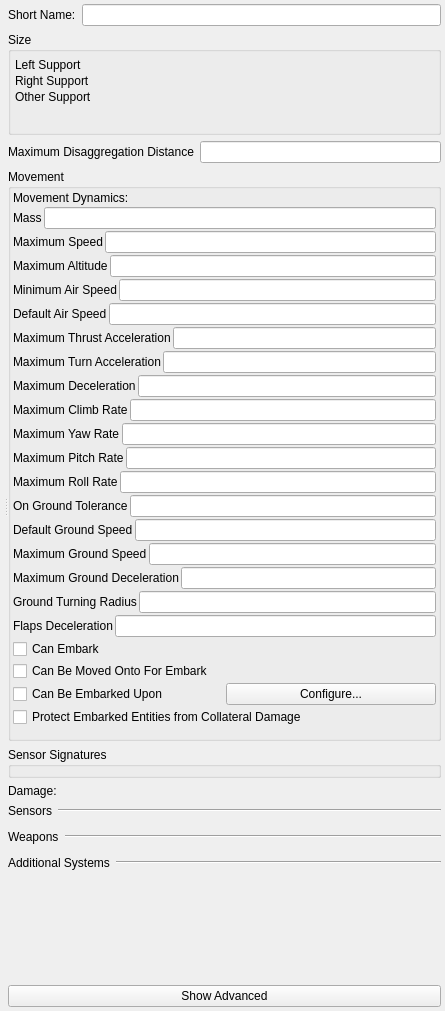
<?xml version="1.0" encoding="UTF-8"?>
<ui version="4.0">
 <class>Form</class>
 <widget class="QWidget" name="Form">
  <property name="geometry">
   <rect>
    <x>0</x>
    <y>0</y>
    <width>445</width>
    <height>1011</height>
   </rect>
  </property>
  <property name="windowTitle">
   <string>Form</string>
  </property>
  <layout class="QVBoxLayout" name="verticalLayout_9">
   <property name="leftMargin">
    <number>4</number>
   </property>
   <property name="topMargin">
    <number>4</number>
   </property>
   <property name="rightMargin">
    <number>4</number>
   </property>
   <property name="bottomMargin">
    <number>4</number>
   </property>
   <item>
    <widget class="QSplitter" name="splitter">
     <property name="orientation">
      <enum>Qt::Horizontal</enum>
     </property>
     <widget class="QWidget" name="layoutWidget">
      <layout class="QVBoxLayout" name="verticalLayout_8">
       <property name="leftMargin">
        <number>0</number>
       </property>
       <property name="topMargin">
        <number>0</number>
       </property>
       <property name="rightMargin">
        <number>0</number>
       </property>
       <property name="bottomMargin">
        <number>0</number>
       </property>
       <item>
        <widget class="QWidget" name="myGeneralCanvas" native="true">
         <property name="sizePolicy">
          <sizepolicy hsizetype="MinimumExpanding" vsizetype="Fixed">
           <horstretch>0</horstretch>
           <verstretch>0</verstretch>
          </sizepolicy>
         </property>
         <property name="element_type" stdset="0">
          <string notr="true">general_canvas</string>
         </property>
        </widget>
       </item>
       <item>
        <widget class="QWidget" name="myDisplayWidget" native="true">
         <property name="element_type" stdset="0">
          <string notr="true">display_widget_canvas</string>
         </property>
        </widget>
       </item>
      </layout>
     </widget>
     <widget class="QWidget" name="layoutWidget">
      <layout class="QVBoxLayout" name="verticalLayout_7">
       <item>
        <layout class="QHBoxLayout" name="horizontalLayout">
         <item>
          <widget class="QLabel" name="short_name_label">
           <property name="text">
            <string>Short Name:</string>
           </property>
          </widget>
         </item>
         <item>
          <widget class="QLineEdit" name="short_name"/>
         </item>
        </layout>
       </item>
       <item>
        <widget class="QGroupBox" name="boundingVolumeGroupBox">
         <property name="title">
          <string>Size</string>
         </property>
         <layout class="QGridLayout" name="gridLayout_2">
          <property name="sizeConstraint">
           <enum>QLayout::SetNoConstraint</enum>
          </property>
          <property name="leftMargin">
           <number>4</number>
          </property>
          <property name="topMargin">
           <number>4</number>
          </property>
          <property name="rightMargin">
           <number>4</number>
          </property>
          <property name="bottomMargin">
           <number>4</number>
          </property>
          <property name="spacing">
           <number>2</number>
          </property>
          <item row="1" column="0" colspan="2">
           <widget class="QWidget" name="bounding_volume" native="true">
            <property name="minimumSize">
             <size>
              <width>0</width>
              <height>0</height>
             </size>
            </property>
           </widget>
          </item>
          <item row="2" column="0">
           <widget class="QLabel" name="left_support_label">
            <property name="sizePolicy">
             <sizepolicy hsizetype="Minimum" vsizetype="Minimum">
              <horstretch>0</horstretch>
              <verstretch>0</verstretch>
             </sizepolicy>
            </property>
            <property name="text">
             <string>Left Support</string>
            </property>
           </widget>
          </item>
          <item row="2" column="1">
           <widget class="QWidget" name="left_support" native="true">
            <property name="sizePolicy">
             <sizepolicy hsizetype="MinimumExpanding" vsizetype="Minimum">
              <horstretch>0</horstretch>
              <verstretch>0</verstretch>
             </sizepolicy>
            </property>
            <property name="element_type" stdset="0">
             <string notr="true">vector-parameter-data</string>
            </property>
            <property name="single_row" stdset="0">
             <bool>true</bool>
            </property>
            <property name="default_value" stdset="0">
             <string>1,-1,0</string>
            </property>
           </widget>
          </item>
          <item row="3" column="0">
           <widget class="QLabel" name="right_support_label">
            <property name="sizePolicy">
             <sizepolicy hsizetype="Minimum" vsizetype="Minimum">
              <horstretch>0</horstretch>
              <verstretch>0</verstretch>
             </sizepolicy>
            </property>
            <property name="text">
             <string>Right Support</string>
            </property>
           </widget>
          </item>
          <item row="3" column="1">
           <widget class="QWidget" name="right_support" native="true">
            <property name="sizePolicy">
             <sizepolicy hsizetype="MinimumExpanding" vsizetype="Minimum">
              <horstretch>0</horstretch>
              <verstretch>0</verstretch>
             </sizepolicy>
            </property>
            <property name="element_type" stdset="0">
             <string notr="true">vector-parameter-data</string>
            </property>
            <property name="single_row" stdset="0">
             <bool>true</bool>
            </property>
            <property name="default_value" stdset="0">
             <string>1,1,0</string>
            </property>
           </widget>
          </item>
          <item row="4" column="0">
           <widget class="QLabel" name="other_support_label">
            <property name="sizePolicy">
             <sizepolicy hsizetype="Minimum" vsizetype="Minimum">
              <horstretch>0</horstretch>
              <verstretch>0</verstretch>
             </sizepolicy>
            </property>
            <property name="text">
             <string>Other Support</string>
            </property>
           </widget>
          </item>
          <item row="4" column="1">
           <widget class="QWidget" name="other_support" native="true">
            <property name="sizePolicy">
             <sizepolicy hsizetype="MinimumExpanding" vsizetype="Minimum">
              <horstretch>0</horstretch>
              <verstretch>0</verstretch>
             </sizepolicy>
            </property>
            <property name="element_type" stdset="0">
             <string notr="true">vector-parameter-data</string>
            </property>
            <property name="single_row" stdset="0">
             <bool>true</bool>
            </property>
            <property name="default_value" stdset="0">
             <string>-1,0,0</string>
            </property>
           </widget>
          </item>
          <item row="5" column="0" colspan="2">
           <widget class="QWidget" name="bv_and_sv_calcs" native="true">
            <property name="sizePolicy">
             <sizepolicy hsizetype="MinimumExpanding" vsizetype="MinimumExpanding">
              <horstretch>0</horstretch>
              <verstretch>0</verstretch>
             </sizepolicy>
            </property>
            <property name="minimumSize">
             <size>
              <width>0</width>
              <height>0</height>
             </size>
            </property>
            <property name="calculate_bounding_volume" stdset="0">
             <bool>true</bool>
            </property>
            <property name="calculate_support_points" stdset="0">
             <bool>true</bool>
            </property>
            <property name="element_type" stdset="0">
             <string notr="true">bv_sp_calc_widget</string>
            </property>
           </widget>
          </item>
         </layout>
        </widget>
       </item>
       <item>
        <layout class="QHBoxLayout" name="horizontalLayout_2">
         <item>
          <widget class="QLabel" name="disaggregation_range_label">
           <property name="text">
            <string>Maximum Disaggregation Distance</string>
           </property>
          </widget>
         </item>
         <item>
          <widget class="QLineEdit" name="disaggregation_range">
           <property name="display-units" stdset="0">
            <string notr="true">meters</string>
           </property>
           <property name="source-units" stdset="0">
            <string notr="true">meters</string>
           </property>
           <property name="hide_by_default" stdset="0">
            <bool>false</bool>
           </property>
          </widget>
         </item>
        </layout>
       </item>
       <item>
        <widget class="QGroupBox" name="movementGroupBox">
         <property name="title">
          <string>Movement</string>
         </property>
         <layout class="QVBoxLayout" name="verticalLayout">
          <property name="spacing">
           <number>2</number>
          </property>
          <property name="leftMargin">
           <number>2</number>
          </property>
          <property name="topMargin">
           <number>2</number>
          </property>
          <property name="rightMargin">
           <number>2</number>
          </property>
          <item>
           <layout class="QHBoxLayout" name="horizontalLayout_7">
            <item>
             <widget class="QLabel" name="movement_system_label">
              <property name="text">
               <string>Movement Dynamics:</string>
              </property>
             </widget>
            </item>
            <item>
             <widget class="QWidget" name="movement_system" native="true">
              <property name="category" stdset="0">
               <string notr="true">movement</string>
              </property>
              <property name="none-selected-text" stdset="0">
               <string>Immobile</string>
              </property>
              <property name="element_type" stdset="0">
               <string notr="true">single_system_selector</string>
              </property>
             </widget>
            </item>
           </layout>
          </item>
          <item>
           <layout class="QHBoxLayout" name="horizontalLayout_3">
            <item>
             <widget class="QLabel" name="mass_label">
              <property name="text">
               <string>Mass</string>
              </property>
             </widget>
            </item>
            <item>
             <widget class="QLineEdit" name="mass">
              <property name="source-units" stdset="0">
               <string notr="true">kilograms</string>
              </property>
              <property name="display-units" stdset="0">
               <string notr="true">kilograms</string>
              </property>
             </widget>
            </item>
           </layout>
          </item>
          <item>
           <layout class="QHBoxLayout" name="horizontalLayout_4">
            <item>
             <widget class="QLabel" name="max_speed_label">
              <property name="text">
               <string>Maximum Speed</string>
              </property>
             </widget>
            </item>
            <item>
             <widget class="QLineEdit" name="max_speed">
              <property name="source-units" stdset="0">
               <string notr="true">meters-per-second</string>
              </property>
              <property name="display-units" stdset="0">
               <string notr="true">kilometers-per-hour</string>
              </property>
             </widget>
            </item>
           </layout>
          </item>
          <item>
           <layout class="QHBoxLayout" name="horizontalLayout_5">
            <item>
             <widget class="QLabel" name="max_altitude_label">
              <property name="text">
               <string>Maximum Altitude</string>
              </property>
             </widget>
            </item>
            <item>
             <widget class="QLineEdit" name="max_altitude">
              <property name="source-units" stdset="0">
               <string notr="true">meters</string>
              </property>
              <property name="display-units" stdset="0">
               <string notr="true">meters</string>
              </property>
             </widget>
            </item>
           </layout>
          </item>
          <item>
           <layout class="QHBoxLayout" name="horizontalLayout_13">
            <item>
             <widget class="QLabel" name="min_speed_label">
              <property name="text">
               <string>Minimum Air Speed</string>
              </property>
             </widget>
            </item>
            <item>
             <widget class="QLineEdit" name="min_speed">
              <property name="source-units" stdset="0">
               <string notr="true">meters-per-second</string>
              </property>
              <property name="display-units" stdset="0">
               <string notr="true">kilometers-per-hour</string>
              </property>
             </widget>
            </item>
           </layout>
          </item>
          <item>
           <layout class="QHBoxLayout" name="horizontalLayout_14">
            <item>
             <widget class="QLabel" name="ordered_speed_label">
              <property name="text">
               <string>Default Air Speed</string>
              </property>
             </widget>
            </item>
            <item>
             <widget class="QLineEdit" name="ordered_speed">
              <property name="source-units" stdset="0">
               <string notr="true">meters-per-second</string>
              </property>
              <property name="display-units" stdset="0">
               <string notr="true">kilometers-per-hour</string>
              </property>
             </widget>
            </item>
           </layout>
          </item>
          <item>
           <layout class="QHBoxLayout" name="horizontalLayout_15">
            <item>
             <widget class="QLabel" name="max_acceleration_label">
              <property name="text">
               <string>Maximum Thrust Acceleration</string>
              </property>
             </widget>
            </item>
            <item>
             <widget class="QLineEdit" name="max_acceleration">
              <property name="source-units" stdset="0">
               <string notr="true">meters-per-second2</string>
              </property>
              <property name="display-units" stdset="0">
               <string notr="true">meters-per-second2</string>
              </property>
             </widget>
            </item>
           </layout>
          </item>
          <item>
           <layout class="QHBoxLayout" name="horizontalLayout_26">
            <item>
             <widget class="QLabel" name="max_lateral_acceleration_label">
              <property name="text">
               <string>Maximum Turn Acceleration</string>
              </property>
             </widget>
            </item>
            <item>
             <widget class="QLineEdit" name="max_lateral_acceleration">
              <property name="source-units" stdset="0">
               <string notr="true">meters-per-second2</string>
              </property>
              <property name="display-units" stdset="0">
               <string notr="true">meters-per-second2</string>
              </property>
             </widget>
            </item>
           </layout>
          </item>
          <item>
           <layout class="QHBoxLayout" name="horizontalLayout_16">
            <item>
             <widget class="QLabel" name="max_deceleration_label">
              <property name="text">
               <string>Maximum Deceleration</string>
              </property>
             </widget>
            </item>
            <item>
             <widget class="QLineEdit" name="max_deceleration">
              <property name="source-units" stdset="0">
               <string notr="true">meters-per-second2</string>
              </property>
              <property name="display-units" stdset="0">
               <string notr="true">meters-per-second2</string>
              </property>
             </widget>
            </item>
           </layout>
          </item>
          <item>
           <layout class="QHBoxLayout" name="horizontalLayout_17">
            <item>
             <widget class="QLabel" name="max_climb_rate_label">
              <property name="text">
               <string>Maximum Climb Rate</string>
              </property>
             </widget>
            </item>
            <item>
             <widget class="QLineEdit" name="max_climb_rate">
              <property name="source-units" stdset="0">
               <string notr="true">meters-per-second</string>
              </property>
              <property name="display-units" stdset="0">
               <string notr="true">meters-per-minute</string>
              </property>
             </widget>
            </item>
           </layout>
          </item>
          <item>
           <layout class="QHBoxLayout" name="horizontalLayout_18">
            <item>
             <widget class="QLabel" name="max_yaw_rate_label">
              <property name="text">
               <string>Maximum Yaw Rate</string>
              </property>
             </widget>
            </item>
            <item>
             <widget class="QLineEdit" name="max_yaw_rate">
              <property name="source-units" stdset="0">
               <string notr="true">radians-per-second</string>
              </property>
              <property name="display-units" stdset="0">
               <string notr="true">degrees-per-second</string>
              </property>
             </widget>
            </item>
           </layout>
          </item>
          <item>
           <layout class="QHBoxLayout" name="horizontalLayout_19">
            <item>
             <widget class="QLabel" name="max_pitch_rate_label">
              <property name="text">
               <string>Maximum Pitch Rate</string>
              </property>
             </widget>
            </item>
            <item>
             <widget class="QLineEdit" name="max_pitch_rate">
              <property name="source-units" stdset="0">
               <string notr="true">radians-per-second</string>
              </property>
              <property name="display-units" stdset="0">
               <string notr="true">degrees-per-second</string>
              </property>
             </widget>
            </item>
           </layout>
          </item>
          <item>
           <layout class="QHBoxLayout" name="horizontalLayout_20">
            <item>
             <widget class="QLabel" name="max_roll_rate_label">
              <property name="text">
               <string>Maximum Roll Rate</string>
              </property>
             </widget>
            </item>
            <item>
             <widget class="QLineEdit" name="max_roll_rate">
              <property name="source-units" stdset="0">
               <string notr="true">radians-per-second</string>
              </property>
              <property name="display-units" stdset="0">
               <string notr="true">degrees-per-second</string>
              </property>
             </widget>
            </item>
           </layout>
          </item>
          <item>
           <layout class="QHBoxLayout" name="horizontalLayout_21">
            <item>
             <widget class="QLabel" name="on_ground_tolerance_label">
              <property name="text">
               <string>On Ground Tolerance</string>
              </property>
             </widget>
            </item>
            <item>
             <widget class="QLineEdit" name="on_ground_tolerance">
              <property name="source-units" stdset="0">
               <string notr="true">meters</string>
              </property>
              <property name="display-units" stdset="0">
               <string notr="true">meters</string>
              </property>
              <property name="hide_by_default" stdset="0">
               <bool>true</bool>
              </property>
             </widget>
            </item>
           </layout>
          </item>
          <item>
           <layout class="QHBoxLayout" name="horizontalLayout_6">
            <item>
             <widget class="QLabel" name="ordered_ground_speed_label">
              <property name="text">
               <string>Default Ground Speed</string>
              </property>
             </widget>
            </item>
            <item>
             <widget class="QLineEdit" name="ordered_ground_speed">
              <property name="souce-units" stdset="0">
               <string notr="true">meters-per-second</string>
              </property>
              <property name="display-units" stdset="0">
               <string notr="true">kilometers-per-hour</string>
              </property>
              <property name="hide_by_default" stdset="0">
               <bool>true</bool>
              </property>
             </widget>
            </item>
           </layout>
          </item>
          <item>
           <layout class="QHBoxLayout" name="horizontalLayout_23">
            <item>
             <widget class="QLabel" name="max_ground_speed_label">
              <property name="text">
               <string>Maximum Ground Speed</string>
              </property>
             </widget>
            </item>
            <item>
             <widget class="QLineEdit" name="max_ground_speed">
              <property name="display-units" stdset="0">
               <string notr="true">kilometers-per-hour</string>
              </property>
              <property name="source-units" stdset="0">
               <string notr="true">meters-per-second</string>
              </property>
              <property name="hide_by_default" stdset="0">
               <bool>true</bool>
              </property>
             </widget>
            </item>
           </layout>
          </item>
          <item>
           <layout class="QHBoxLayout" name="horizontalLayout_24">
            <item>
             <widget class="QLabel" name="max_ground_stopping_deceleration_label">
              <property name="text">
               <string>Maximum Ground Deceleration</string>
              </property>
              <property name="hide_by_default" stdset="0">
               <bool>true</bool>
              </property>
             </widget>
            </item>
            <item>
             <widget class="QLineEdit" name="max_ground_stopping_deceleration">
              <property name="display-units" stdset="0">
               <string notr="true">meters-per-second2</string>
              </property>
              <property name="source-units" stdset="0">
               <string notr="true">meters-per-second2</string>
              </property>
              <property name="hide_by_default" stdset="0">
               <bool>true</bool>
              </property>
             </widget>
            </item>
           </layout>
          </item>
          <item>
           <layout class="QHBoxLayout" name="horizontalLayout_25">
            <item>
             <widget class="QLabel" name="ground_turning_radius_label">
              <property name="text">
               <string>Ground Turning Radius</string>
              </property>
             </widget>
            </item>
            <item>
             <widget class="QLineEdit" name="ground_turning_radius">
              <property name="display-units" stdset="0">
               <string notr="true">meters</string>
              </property>
              <property name="source-units" stdset="0">
               <string notr="true">meters</string>
              </property>
              <property name="hide_by_default" stdset="0">
               <bool>true</bool>
              </property>
             </widget>
            </item>
           </layout>
          </item>
          <item>
           <layout class="QHBoxLayout" name="horizontalLayout_24">
            <item>
             <widget class="QLabel" name="flaps_deceleration_label">
              <property name="text">
               <string>Flaps Deceleration</string>
              </property>
             </widget>
            </item>
            <item>
             <widget class="QLineEdit" name="flaps_deceleration">
              <property name="source-units" stdset="0">
               <string notr="true">meters-per-second2</string>
              </property>
              <property name="display-units" stdset="0">
               <string notr="true">meters-per-second2</string>
              </property>
              <property name="hide_by_default" stdset="0">
               <bool>true</bool>
              </property>
             </widget>
            </item>
           </layout>
          </item>
          <item>
           <widget class="QCheckBox" name="can_embark">
            <property name="text">
             <string>Can Embark</string>
            </property>
            <property name="element_type" stdset="0">
             <string notr="true">DtRwBoolean</string>
            </property>
           </widget>
          </item>
          <item>
           <widget class="QCheckBox" name="can_move_onto_embarked">
            <property name="toolTip">
             <string>If checked, entities that are close to this object will check to see if they are going to move onto this object, and, if so, embark on it</string>
            </property>
            <property name="text">
             <string>Can Be Moved Onto For Embark</string>
            </property>
           </widget>
          </item>
          <item>
           <layout class="QHBoxLayout" name="horizontalLayout_12">
            <item>
             <widget class="QCheckBox" name="can_be_embarked_upon">
              <property name="text">
               <string>Can Be Embarked Upon</string>
              </property>
              <property name="element_type" stdset="0">
               <string notr="true">DtRwBoolean</string>
              </property>
             </widget>
            </item>
            <item>
             <widget class="QPushButton" name="configure_embarkation">
              <property name="text">
               <string>Configure...</string>
              </property>
              <property name="enable_if_checked" stdset="0">
               <string notr="true">can_be_embarked_upon</string>
              </property>
              <property name="slot" stdset="0">
               <string notr="true">change_embarkation</string>
              </property>
              <property name="element_type" stdset="0">
               <string notr="true">push_button</string>
              </property>
              <property name="disable_if_multiple_selection" stdset="0">
               <bool>true</bool>
              </property>
             </widget>
            </item>
           </layout>
          </item>
          <item>
           <widget class="QCheckBox" name="protect_from_collateral_damage">
            <property name="toolTip">
             <string>If enabled, will protect any entities embarked on this object from collateral damage</string>
            </property>
            <property name="text">
             <string>Protect Embarked Entities from Collateral Damage</string>
            </property>
           </widget>
          </item>
          <item>
           <layout class="QVBoxLayout" name="verticalLayout_10">
            <item>
             <widget class="QWidget" name="object_geometry_filename" native="true">
              <property name="element_type" stdset="0">
               <string notr="true">object-geometry</string>
              </property>
             </widget>
            </item>
           </layout>
          </item>
         </layout>
        </widget>
       </item>
       <item>
        <widget class="QGroupBox" name="sensorSignaturesGroupBox">
         <property name="title">
          <string>Sensor Signatures</string>
         </property>
         <layout class="QVBoxLayout" name="verticalLayout_3">
          <property name="spacing">
           <number>2</number>
          </property>
          <property name="leftMargin">
           <number>2</number>
          </property>
          <property name="topMargin">
           <number>2</number>
          </property>
          <property name="rightMargin">
           <number>2</number>
          </property>
          <property name="bottomMargin">
           <number>2</number>
          </property>
          <item>
           <widget class="QWidget" name="sensor_signatures" native="true">
            <property name="default-signatures" stdset="0">
             <string>visual-signature=5.0;radar-signature=16.0;infrared-signature=20.0</string>
            </property>
           </widget>
          </item>
         </layout>
        </widget>
       </item>
       <item>
        <layout class="QHBoxLayout" name="horizontalLayout_8">
         <item>
          <widget class="QLabel" name="damage_system_label">
           <property name="text">
            <string>Damage:</string>
           </property>
          </widget>
         </item>
         <item>
          <widget class="QWidget" name="damage_system" native="true">
           <property name="category" stdset="0">
            <string notr="true">damage</string>
           </property>
           <property name="none-selected-text" stdset="0">
            <string>Undamagable</string>
           </property>
           <property name="element_type" stdset="0">
            <string notr="true">single_system_selector</string>
           </property>
          </widget>
         </item>
        </layout>
       </item>
       <item>
        <layout class="QVBoxLayout" name="verticalLayout_4">
         <item>
          <layout class="QHBoxLayout" name="horizontalLayout_9">
           <item>
            <widget class="QLabel" name="sensor_system_selector_label">
             <property name="sizePolicy">
              <sizepolicy hsizetype="Fixed" vsizetype="Fixed">
               <horstretch>0</horstretch>
               <verstretch>0</verstretch>
              </sizepolicy>
             </property>
             <property name="text">
              <string>Sensors</string>
             </property>
            </widget>
           </item>
           <item>
            <widget class="Line" name="line">
             <property name="orientation">
              <enum>Qt::Horizontal</enum>
             </property>
            </widget>
           </item>
          </layout>
         </item>
         <item>
          <widget class="QWidget" name="sensor_system_selector" native="true">
           <property name="category" stdset="0">
            <string notr="true">sensor</string>
           </property>
           <property name="element_type" stdset="0">
            <string notr="true">multi_system_selector</string>
           </property>
          </widget>
         </item>
        </layout>
       </item>
       <item>
        <layout class="QVBoxLayout" name="verticalLayout_5">
         <item>
          <layout class="QHBoxLayout" name="horizontalLayout_10">
           <item>
            <widget class="QLabel" name="weapon_system_selector_label">
             <property name="sizePolicy">
              <sizepolicy hsizetype="Fixed" vsizetype="Fixed">
               <horstretch>0</horstretch>
               <verstretch>0</verstretch>
              </sizepolicy>
             </property>
             <property name="text">
              <string>Weapons</string>
             </property>
            </widget>
           </item>
           <item>
            <widget class="Line" name="line_2">
             <property name="orientation">
              <enum>Qt::Horizontal</enum>
             </property>
            </widget>
           </item>
          </layout>
         </item>
         <item>
          <widget class="QWidget" name="weapon_system_selector" native="true">
           <property name="category" stdset="0">
            <string notr="true">weapon</string>
           </property>
           <property name="element_type" stdset="0">
            <string notr="true">multi_system_selector</string>
           </property>
          </widget>
         </item>
        </layout>
       </item>
       <item>
        <layout class="QVBoxLayout" name="verticalLayout_6">
         <item>
          <layout class="QHBoxLayout" name="horizontalLayout_11">
           <item>
            <widget class="QLabel" name="other_system_selector_label">
             <property name="sizePolicy">
              <sizepolicy hsizetype="Fixed" vsizetype="Fixed">
               <horstretch>0</horstretch>
               <verstretch>0</verstretch>
              </sizepolicy>
             </property>
             <property name="text">
              <string>Additional Systems</string>
             </property>
            </widget>
           </item>
           <item>
            <widget class="Line" name="line_3">
             <property name="orientation">
              <enum>Qt::Horizontal</enum>
             </property>
            </widget>
           </item>
          </layout>
         </item>
         <item>
          <widget class="QWidget" name="other_system_selector" native="true">
           <property name="category" stdset="0">
            <string notr="true">other</string>
           </property>
           <property name="element_type" stdset="0">
            <string notr="true">multi_system_selector</string>
           </property>
          </widget>
         </item>
        </layout>
       </item>
       <item>
        <spacer name="verticalSpacer">
         <property name="orientation">
          <enum>Qt::Vertical</enum>
         </property>
         <property name="sizeHint" stdset="0">
          <size>
           <width>20</width>
           <height>18</height>
          </size>
         </property>
        </spacer>
       </item>
       <item>
        <widget class="QPushButton" name="myShowAdvanced">
         <property name="text">
          <string>Show Advanced</string>
         </property>
         <property name="checkable">
          <bool>true</bool>
         </property>
         <property name="signal_slot" stdset="0">
          <string>toggled(bool);this;showHiddenControls(bool)</string>
         </property>
        </widget>
       </item>
      </layout>
     </widget>
    </widget>
   </item>
  </layout>
 </widget>
 <resources/>
 <connections/>
</ui>
